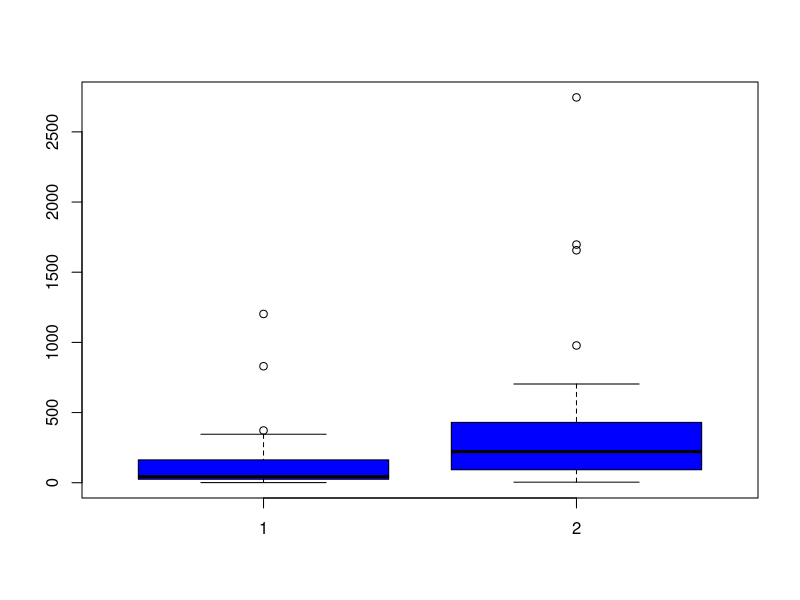

Recreate this plot in R.

library(dplyr)
library(ggplot2)
type1 = rep(1,times=26)
type2 = rep(2,times=26)
type=c(type1,type2)             #type
unseed=c(1202.6, 830.1, 372.4, 345.5, 321.2, 244.3, 163.0, 147.8, 95.0, 87.0, 81.2, 68.5, 47.3, 41.1, 36.6, 29.0, 28.6, 26.3, 26.0, 24.4, 21.4, 17.3, 11.5, 4.9, 4.9, 1.0)
seed = c(2745.6, 1697.1, 1656.4, 978.0, 703.4, 489.1, 430.0, 334.1, 302.8, 274.7, 274.7, 255.0, 242.5, 200.7, 198.6, 129.6, 119.0, 118.3, 115.3, 92.4, 40.6, 32.7, 31.4, 17.5, 7.7, 4.1)
data_se=c(unseed,seed)          #data
data1=cbind(type,data_se)       #combine them
boxplot(unseed,seed,col = 'blue')   #plot boxplot

#1.2 see the difference
summary(unseed)       
summary(seed)

# one-way anova
data2 <- as_tibble(data1)
anova_seed <- aov(data_se ~ type,data = data2)
summary(anova_seed)
